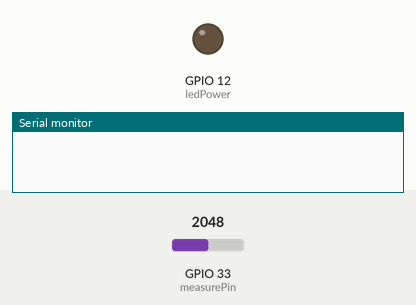
Bench run of a sketch on a simulated ESP32. Parts: output pins drawn as LEDs (lit = HIGH), the last lines printed to the serial monitor. The inputs (shaded band) are chosen by the test bench; at power-on: GPIO 33 (measurePin) = 2048. WiFi joins after 1.5 s; servers stay silent unless stated; no MQTT or app messages arrive unless stated.

Above: at 0.1 s.
At 1.6 s:
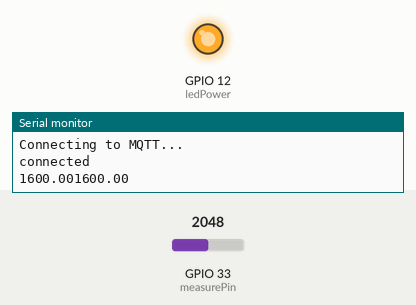
Timing chart, 0 to 3.1 s (numbered marks = the images above):
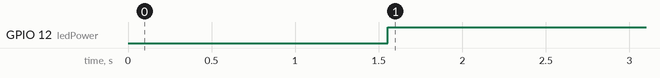

Measured:
- by itself, GPIO 12 (ledPower): LOW → HIGH at 1.6 s

The sketch:

wifi_mqtt.ino
```cpp
#include <WiFi.h>
#include <PubSubClient.h>


const char* ssid = "InClean"; // Enter your WiFi name
const char* password =  "robojackets"; // Enter WiFi password
const char* mqttServer = "postman.cloudmqtt.com";
const int mqttPort = 11711;
const char* mqttUser = "uodfjdmd";
const char* mqttPassword = "PbpIBS3TNNHZ";


#define        COV_RATIO                       (0.2)            //ug/mmm / mv
#define        NO_DUST_VOLTAGE                 (400)            //mv
#define        SYS_VOLTAGE                     (5000)


WiFiClient espClient;
PubSubClient client(espClient);

int measurePin = A5;
int ledPower = 12;

unsigned int samplingTime = 280;
unsigned int deltaTime = 40;
unsigned int sleepTime = 9680;

float voMeasured = 0;
float calcVoltage = 0;
float dustDensity = 0;
float normalizedDustDensity = 0;

void setup() {
  pinMode(ledPower, OUTPUT);
  digitalWrite(ledPower, LOW);

  Serial.begin(115200);
  WiFi.begin(ssid, password);

  while (WiFi.status() != WL_CONNECTED) {
    delay(500);
    Serial.println("Connecting to WiFi..");
  }

  Serial.println("Connected to the WiFi network");

  client.setServer(mqttServer, mqttPort);

  while (!client.connected()) {
    Serial.println("Connecting to MQTT...");

    if (client.connect("ESP32Client", mqttUser, mqttPassword )) {

      Serial.println("connected");

    } else {

      Serial.print("failed with state ");
      Serial.print(client.state());
      delay(2000);
    }
  }
}


void loop() {
  digitalWrite(ledPower,LOW);
  delayMicroseconds(samplingTime);

  voMeasured = analogRead(measurePin);

  delayMicroseconds(deltaTime);
  digitalWrite(ledPower,HIGH);
  delayMicroseconds(sleepTime);

  calcVoltage = voMeasured*(5.0/1024);
  dustDensity = 0.17*calcVoltage-0.1;

  if ( dustDensity < 0)
  {
    dustDensity = 0.00;
  }

  normalizedDustDensity = dustDensity*1000;
  char fValue[16];
  Serial.print(normalizedDustDensity);
  dtostrf(normalizedDustDensity, 3, 2, fValue);
  client.publish("esp32/test", fValue);
  Serial.print(fValue);
  delay(1000);
}
```
